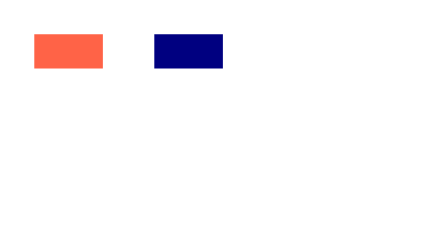

Source (Vega-Lite JSON):
### Vega specification from a JSON file in a GitHub repository (floating-point values rounded to 4 significant figures)
{"$schema": "https://vega.github.io/schema/vega/v5.json", "width": 120, "height": 60, "padding": 5, "data": [{"name": "none", "values": []}], "marks": [{"type": "rect", "encode": {"update": {"x": {"value": 5}, "y": {"value": 5}, "width": {"value": 20}, "height": {"value": 10}, "fill": {"value": "tomato"}}}}, {"type": "group", "from": {"data": "none"}, "marks": [{"type": "symbol", "encode": {"update": {"x": {"value": 3}, "y": {"value": 3}}}}]}, {"type": "rect", "name": "after", "encode": {"update": {"x": {"value": 40}, "y": {"value": 5}, "width": {"value": 20}, "height": {"value": 10}, "fill": {"value": "navy"}}}}]}
